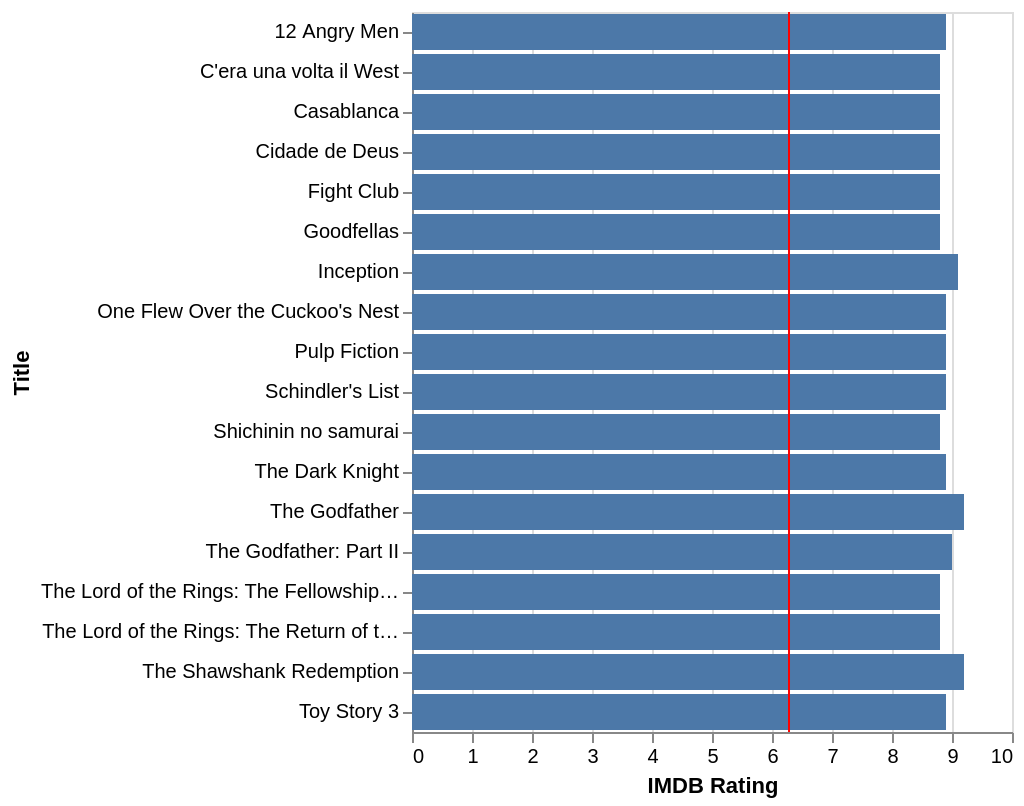

Specify this chart in Vega-Lite:
### Vega-Lite specification from a JSON file in a GitHub repository (floating-point values rounded to 4 significant figures; data arrays with more than 128 entries replaced by an {"elided": "..."} marker saying what was removed)
{"$schema": "https://vega.github.io/schema/vega-lite/v4.json", "data": {"values": {"elided": "3201 records"}}, "transform": [{"filter": "datum['IMDB Rating'] != null"}, {"joinaggregate": [{"op": "mean", "field": "IMDB Rating", "as": "AverageRating"}]}, {"filter": "(datum['IMDB Rating'] - datum.AverageRating) > 2.5"}], "layer": [{"mark": "bar", "encoding": {"x": {"field": "IMDB Rating", "type": "quantitative", "title": "IMDB Rating"}, "y": {"field": "Title", "type": "ordinal"}}}, {"mark": {"type": "rule", "color": "red"}, "encoding": {"x": {"aggregate": "average", "field": "AverageRating", "type": "quantitative"}}}]}
